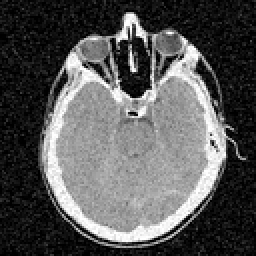
%> input picture Lab6/img6_1.TIF, 128 x 128 px, shrunk from 512 x 512 before the run (shown 2 times larger)
$ octave Lab6_1.m   (GNU Octave 9; MATLAB toolbox functions it lacks are replaced by stand-ins)
%> lines starting %> are read from the running program, lines starting %| are printed output that depends on the picture
%Modified filter use function
a = imread('img6_1.TIF');
%> a is the input picture: size 128x128 uint8; min 0, max 255, mean 86
b = medfilt2(a);
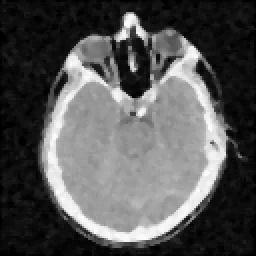
%> b: size 128x128 uint8 (shown 2 times larger); min 0, max 254, mean 84.7

%Modified filter not use function
c = imread('img6_1.TIF') ;
A = im2double(c);
[m n] = size(A);
%> m = 128; n = 128
Med = [];
for i=2:m-1
    for j=2:n-1
            Med(1) = A(i-1,j-1);
            Med(2) = A(i-1,j) ;
            Med(3) = A(i-1,j+1);
            Med(4) = A(i,j-1);
            Med(5) = A(i,j+1);
            Med(6) = A(i+1, j-1);
            Med(7) = A(i+1,j);
            Med(8) = A(i+1,j+1);
            A(i,j) = median(Med);
    end
end
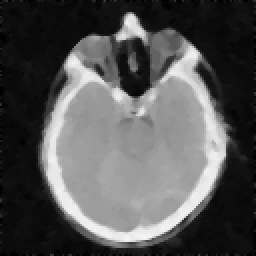
%> A: size 128x128 double (shown 2 times larger); min 0, max 0.968, mean 0.333
%> after the loop, Med = [0.048 0.0377 0.0627 0.0358 0.0118 0 0.051 0.00392]

%display image
subplot(1,3,1),imshow(a),title('Original Image');
subplot(1,3,2),imshow(b),title('Modified filter use function');
subplot(1,3,3),imshow((A)),title('Modified filter not use function');
